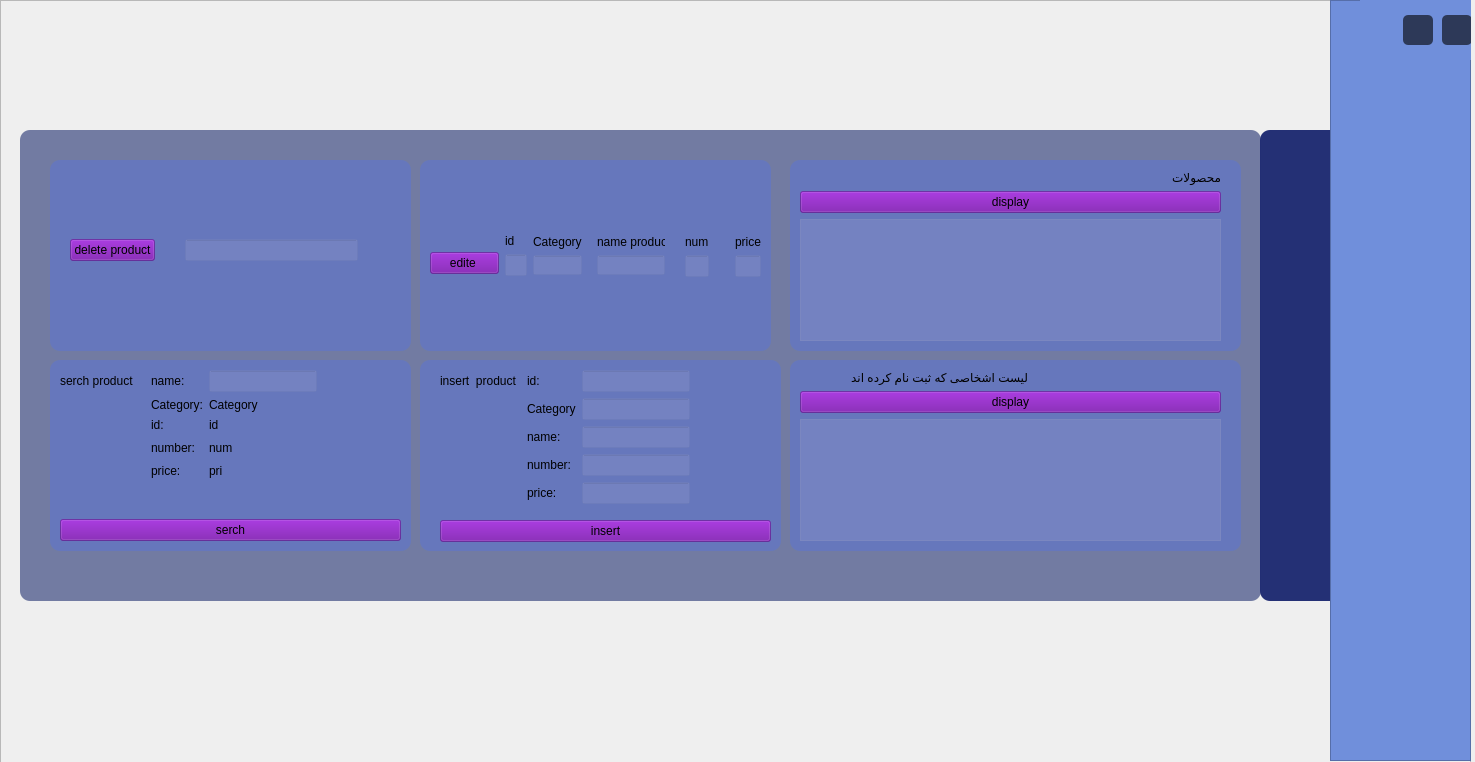
<?xml version="1.0" encoding="UTF-8"?>
<ui version="4.0">
 <class>Form3</class>
 <widget class="QWidget" name="Form3">
  <property name="geometry">
   <rect>
    <x>0</x>
    <y>0</y>
    <width>1475</width>
    <height>762</height>
   </rect>
  </property>
  <property name="windowTitle">
   <string>Form</string>
  </property>
  <property name="styleSheet">
   <string notr="true">#Form3
{

}</string>
  </property>
  <widget class="QFrame" name="frame_8">
   <property name="geometry">
    <rect>
     <x>0</x>
     <y>0</y>
     <width>1471</width>
     <height>771</height>
    </rect>
   </property>
   <property name="styleSheet">
    <string notr="true">#frame_8
{
   border-image: url(:/image4/form3-image.jpg);
}
</string>
   </property>
   <property name="frameShape">
    <enum>QFrame::StyledPanel</enum>
   </property>
   <property name="frameShadow">
    <enum>QFrame::Raised</enum>
   </property>
   <widget class="QFrame" name="frame_5">
    <property name="geometry">
     <rect>
      <x>20</x>
      <y>130</y>
      <width>1241</width>
      <height>471</height>
     </rect>
    </property>
    <property name="styleSheet">
     <string notr="true">#frame_5
{
 background-color: rgba(30, 45, 110,0.6); 
 border-radius: 10px;
}</string>
    </property>
    <property name="frameShape">
     <enum>QFrame::StyledPanel</enum>
    </property>
    <property name="frameShadow">
     <enum>QFrame::Raised</enum>
    </property>
    <widget class="QFrame" name="frame">
     <property name="geometry">
      <rect>
       <x>30</x>
       <y>30</y>
       <width>361</width>
       <height>191</height>
      </rect>
     </property>
     <property name="styleSheet">
      <string notr="true">#frame
{
background-color: rgba(93, 117, 205,0.6); 

border-radius: 10px;
}
</string>
     </property>
     <property name="frameShape">
      <enum>QFrame::StyledPanel</enum>
     </property>
     <property name="frameShadow">
      <enum>QFrame::Raised</enum>
     </property>
     <widget class="QWidget" name="layoutWidget">
      <property name="geometry">
       <rect>
        <x>20</x>
        <y>40</y>
        <width>311</width>
        <height>101</height>
       </rect>
      </property>
      <layout class="QHBoxLayout" name="horizontalLayout">
       <item>
        <layout class="QVBoxLayout" name="verticalLayout_3">
         <property name="leftMargin">
          <number>0</number>
         </property>
         <property name="topMargin">
          <number>0</number>
         </property>
         <item>
          <spacer name="verticalSpacer_2">
           <property name="orientation">
            <enum>Qt::Vertical</enum>
           </property>
           <property name="sizeHint" stdset="0">
            <size>
             <width>20</width>
             <height>40</height>
            </size>
           </property>
          </spacer>
         </item>
         <item>
          <widget class="QPushButton" name="pushButton_2">
           <property name="styleSheet">
            <string notr="true">#pushButton_2
{

  background-color: rgba(110, 4, 160, 0.45); 
}</string>
           </property>
           <property name="text">
            <string>delete product</string>
           </property>
          </widget>
         </item>
         <item>
          <spacer name="verticalSpacer">
           <property name="orientation">
            <enum>Qt::Vertical</enum>
           </property>
           <property name="sizeHint" stdset="0">
            <size>
             <width>20</width>
             <height>40</height>
            </size>
           </property>
          </spacer>
         </item>
        </layout>
       </item>
       <item>
        <spacer name="horizontalSpacer_5">
         <property name="orientation">
          <enum>Qt::Horizontal</enum>
         </property>
         <property name="sizeType">
          <enum>QSizePolicy::Fixed</enum>
         </property>
         <property name="sizeHint" stdset="0">
          <size>
           <width>24</width>
           <height>20</height>
          </size>
         </property>
        </spacer>
       </item>
       <item>
        <layout class="QVBoxLayout" name="verticalLayout_4">
         <property name="leftMargin">
          <number>0</number>
         </property>
         <property name="rightMargin">
          <number>0</number>
         </property>
         <item>
          <spacer name="verticalSpacer_6">
           <property name="orientation">
            <enum>Qt::Vertical</enum>
           </property>
           <property name="sizeHint" stdset="0">
            <size>
             <width>20</width>
             <height>40</height>
            </size>
           </property>
          </spacer>
         </item>
         <item>
          <widget class="QLineEdit" name="lineEdit">
           <property name="styleSheet">
            <string notr="true">#lineEdit
{
 background-color: rgba(243, 237, 237,0.1); 
}</string>
           </property>
          </widget>
         </item>
         <item>
          <spacer name="verticalSpacer_5">
           <property name="orientation">
            <enum>Qt::Vertical</enum>
           </property>
           <property name="sizeHint" stdset="0">
            <size>
             <width>20</width>
             <height>40</height>
            </size>
           </property>
          </spacer>
         </item>
        </layout>
       </item>
       <item>
        <spacer name="horizontalSpacer">
         <property name="orientation">
          <enum>Qt::Horizontal</enum>
         </property>
         <property name="sizeType">
          <enum>QSizePolicy::Fixed</enum>
         </property>
         <property name="sizeHint" stdset="0">
          <size>
           <width>23</width>
           <height>20</height>
          </size>
         </property>
        </spacer>
       </item>
      </layout>
     </widget>
    </widget>
    <widget class="QFrame" name="frame_4">
     <property name="geometry">
      <rect>
       <x>400</x>
       <y>30</y>
       <width>351</width>
       <height>191</height>
      </rect>
     </property>
     <property name="styleSheet">
      <string notr="true">#frame_4
{
	 background-color: rgba(93, 117, 205,0.6); 
    border-radius: 10px;
}</string>
     </property>
     <property name="frameShape">
      <enum>QFrame::StyledPanel</enum>
     </property>
     <property name="frameShadow">
      <enum>QFrame::Raised</enum>
     </property>
     <widget class="QWidget" name="layoutWidget">
      <property name="geometry">
       <rect>
        <x>10</x>
        <y>10</y>
        <width>331</width>
        <height>173</height>
       </rect>
      </property>
      <layout class="QHBoxLayout" name="horizontalLayout_3">
       <property name="leftMargin">
        <number>0</number>
       </property>
       <property name="rightMargin">
        <number>0</number>
       </property>
       <item>
        <layout class="QVBoxLayout" name="verticalLayout_5">
         <property name="leftMargin">
          <number>0</number>
         </property>
         <property name="topMargin">
          <number>0</number>
         </property>
         <property name="rightMargin">
          <number>0</number>
         </property>
         <item>
          <spacer name="verticalSpacer_3">
           <property name="orientation">
            <enum>Qt::Vertical</enum>
           </property>
           <property name="sizeType">
            <enum>QSizePolicy::Fixed</enum>
           </property>
           <property name="sizeHint" stdset="0">
            <size>
             <width>20</width>
             <height>82</height>
            </size>
           </property>
          </spacer>
         </item>
         <item>
          <widget class="QPushButton" name="pushButton_3">
           <property name="styleSheet">
            <string notr="true">#pushButton_3
{

  background-color: rgba(110, 4, 160, 0.45); 
}</string>
           </property>
           <property name="text">
            <string>edite </string>
           </property>
          </widget>
         </item>
         <item>
          <spacer name="verticalSpacer_4">
           <property name="orientation">
            <enum>Qt::Vertical</enum>
           </property>
           <property name="sizeHint" stdset="0">
            <size>
             <width>20</width>
             <height>40</height>
            </size>
           </property>
          </spacer>
         </item>
        </layout>
       </item>
       <item>
        <spacer name="horizontalSpacer_8">
         <property name="orientation">
          <enum>Qt::Horizontal</enum>
         </property>
         <property name="sizeHint" stdset="0">
          <size>
           <width>40</width>
           <height>20</height>
          </size>
         </property>
        </spacer>
       </item>
       <item>
        <layout class="QVBoxLayout" name="verticalLayout_10">
         <property name="leftMargin">
          <number>0</number>
         </property>
         <property name="rightMargin">
          <number>0</number>
         </property>
         <item>
          <spacer name="verticalSpacer_13">
           <property name="orientation">
            <enum>Qt::Vertical</enum>
           </property>
           <property name="sizeType">
            <enum>QSizePolicy::Fixed</enum>
           </property>
           <property name="sizeHint" stdset="0">
            <size>
             <width>20</width>
             <height>64</height>
            </size>
           </property>
          </spacer>
         </item>
         <item>
          <widget class="QLabel" name="label_8">
           <property name="text">
            <string>id</string>
           </property>
          </widget>
         </item>
         <item>
          <widget class="QLineEdit" name="lineEdit_4">
           <property name="maximumSize">
            <size>
             <width>37</width>
             <height>30</height>
            </size>
           </property>
           <property name="styleSheet">
            <string notr="true">#lineEdit_4
{
background-color: rgba(243, 237, 237,0.1); 
}</string>
           </property>
          </widget>
         </item>
         <item>
          <spacer name="verticalSpacer_14">
           <property name="orientation">
            <enum>Qt::Vertical</enum>
           </property>
           <property name="sizeHint" stdset="0">
            <size>
             <width>20</width>
             <height>100</height>
            </size>
           </property>
          </spacer>
         </item>
        </layout>
       </item>
       <item>
        <layout class="QVBoxLayout" name="verticalLayout_14">
         <property name="leftMargin">
          <number>0</number>
         </property>
         <property name="rightMargin">
          <number>0</number>
         </property>
         <item>
          <spacer name="verticalSpacer_19">
           <property name="orientation">
            <enum>Qt::Vertical</enum>
           </property>
           <property name="sizeType">
            <enum>QSizePolicy::Fixed</enum>
           </property>
           <property name="sizeHint" stdset="0">
            <size>
             <width>16</width>
             <height>65</height>
            </size>
           </property>
          </spacer>
         </item>
         <item>
          <widget class="QLabel" name="label_23">
           <property name="text">
            <string>Category</string>
           </property>
          </widget>
         </item>
         <item>
          <widget class="QLineEdit" name="lineEdit_5">
           <property name="maximumSize">
            <size>
             <width>118</width>
             <height>20</height>
            </size>
           </property>
           <property name="styleSheet">
            <string notr="true">#lineEdit_5
{
    background-color: rgba(243, 237, 237,0.1); 
}</string>
           </property>
          </widget>
         </item>
         <item>
          <spacer name="verticalSpacer_20">
           <property name="orientation">
            <enum>Qt::Vertical</enum>
           </property>
           <property name="sizeHint" stdset="0">
            <size>
             <width>20</width>
             <height>100</height>
            </size>
           </property>
          </spacer>
         </item>
        </layout>
       </item>
       <item>
        <spacer name="horizontalSpacer_4">
         <property name="orientation">
          <enum>Qt::Horizontal</enum>
         </property>
         <property name="sizeType">
          <enum>QSizePolicy::Fixed</enum>
         </property>
         <property name="sizeHint" stdset="0">
          <size>
           <width>9</width>
           <height>20</height>
          </size>
         </property>
        </spacer>
       </item>
       <item>
        <layout class="QVBoxLayout" name="verticalLayout_6">
         <property name="leftMargin">
          <number>0</number>
         </property>
         <property name="rightMargin">
          <number>0</number>
         </property>
         <item>
          <spacer name="verticalSpacer_7">
           <property name="orientation">
            <enum>Qt::Vertical</enum>
           </property>
           <property name="sizeType">
            <enum>QSizePolicy::Fixed</enum>
           </property>
           <property name="sizeHint" stdset="0">
            <size>
             <width>16</width>
             <height>65</height>
            </size>
           </property>
          </spacer>
         </item>
         <item>
          <widget class="QLabel" name="label_2">
           <property name="text">
            <string>name product</string>
           </property>
          </widget>
         </item>
         <item>
          <widget class="QLineEdit" name="lineEdit_2">
           <property name="maximumSize">
            <size>
             <width>118</width>
             <height>20</height>
            </size>
           </property>
           <property name="styleSheet">
            <string notr="true">#lineEdit_2
{
   background-color: rgba(243, 237, 237,0.1); 
}</string>
           </property>
          </widget>
         </item>
         <item>
          <spacer name="verticalSpacer_8">
           <property name="orientation">
            <enum>Qt::Vertical</enum>
           </property>
           <property name="sizeHint" stdset="0">
            <size>
             <width>20</width>
             <height>100</height>
            </size>
           </property>
          </spacer>
         </item>
        </layout>
       </item>
       <item>
        <spacer name="horizontalSpacer_3">
         <property name="orientation">
          <enum>Qt::Horizontal</enum>
         </property>
         <property name="sizeType">
          <enum>QSizePolicy::Fixed</enum>
         </property>
         <property name="sizeHint" stdset="0">
          <size>
           <width>14</width>
           <height>20</height>
          </size>
         </property>
        </spacer>
       </item>
       <item>
        <layout class="QVBoxLayout" name="verticalLayout_7">
         <property name="leftMargin">
          <number>0</number>
         </property>
         <property name="rightMargin">
          <number>0</number>
         </property>
         <item>
          <spacer name="verticalSpacer_9">
           <property name="orientation">
            <enum>Qt::Vertical</enum>
           </property>
           <property name="sizeType">
            <enum>QSizePolicy::Fixed</enum>
           </property>
           <property name="sizeHint" stdset="0">
            <size>
             <width>20</width>
             <height>65</height>
            </size>
           </property>
          </spacer>
         </item>
         <item>
          <widget class="QLabel" name="label_4">
           <property name="text">
            <string>num</string>
           </property>
          </widget>
         </item>
         <item>
          <widget class="QLineEdit" name="lineEdit_3">
           <property name="maximumSize">
            <size>
             <width>35</width>
             <height>30</height>
            </size>
           </property>
           <property name="styleSheet">
            <string notr="true">#lineEdit_3
{
  background-color: rgba(243, 237, 237,0.1); 
}</string>
           </property>
          </widget>
         </item>
         <item>
          <spacer name="verticalSpacer_10">
           <property name="orientation">
            <enum>Qt::Vertical</enum>
           </property>
           <property name="sizeHint" stdset="0">
            <size>
             <width>20</width>
             <height>100</height>
            </size>
           </property>
          </spacer>
         </item>
        </layout>
       </item>
       <item>
        <spacer name="horizontalSpacer_6">
         <property name="orientation">
          <enum>Qt::Horizontal</enum>
         </property>
         <property name="sizeType">
          <enum>QSizePolicy::Fixed</enum>
         </property>
         <property name="sizeHint" stdset="0">
          <size>
           <width>20</width>
           <height>20</height>
          </size>
         </property>
        </spacer>
       </item>
       <item>
        <layout class="QVBoxLayout" name="verticalLayout_8">
         <property name="leftMargin">
          <number>0</number>
         </property>
         <property name="topMargin">
          <number>0</number>
         </property>
         <property name="rightMargin">
          <number>0</number>
         </property>
         <item>
          <spacer name="verticalSpacer_11">
           <property name="orientation">
            <enum>Qt::Vertical</enum>
           </property>
           <property name="sizeType">
            <enum>QSizePolicy::Fixed</enum>
           </property>
           <property name="sizeHint" stdset="0">
            <size>
             <width>20</width>
             <height>65</height>
            </size>
           </property>
          </spacer>
         </item>
         <item>
          <widget class="QLabel" name="label_5">
           <property name="minimumSize">
            <size>
             <width>0</width>
             <height>0</height>
            </size>
           </property>
           <property name="maximumSize">
            <size>
             <width>104</width>
             <height>16777215</height>
            </size>
           </property>
           <property name="text">
            <string>price</string>
           </property>
          </widget>
         </item>
         <item>
          <widget class="QLineEdit" name="Price">
           <property name="maximumSize">
            <size>
             <width>16777215</width>
             <height>16777215</height>
            </size>
           </property>
           <property name="styleSheet">
            <string notr="true">#Price
{
background-color: rgba(243, 237, 237,0.1); 
}</string>
           </property>
          </widget>
         </item>
         <item>
          <spacer name="verticalSpacer_12">
           <property name="orientation">
            <enum>Qt::Vertical</enum>
           </property>
           <property name="sizeType">
            <enum>QSizePolicy::Expanding</enum>
           </property>
           <property name="sizeHint" stdset="0">
            <size>
             <width>20</width>
             <height>100</height>
            </size>
           </property>
          </spacer>
         </item>
        </layout>
       </item>
       <item>
        <spacer name="horizontalSpacer_7">
         <property name="orientation">
          <enum>Qt::Horizontal</enum>
         </property>
         <property name="sizeHint" stdset="0">
          <size>
           <width>40</width>
           <height>20</height>
          </size>
         </property>
        </spacer>
       </item>
      </layout>
     </widget>
    </widget>
    <widget class="QFrame" name="frame_3">
     <property name="geometry">
      <rect>
       <x>30</x>
       <y>230</y>
       <width>361</width>
       <height>191</height>
      </rect>
     </property>
     <property name="styleSheet">
      <string notr="true">#frame_3
{
 background-color: rgba(93, 117, 205,0.6); 
	 border-radius: 10px;

}
</string>
     </property>
     <property name="frameShape">
      <enum>QFrame::StyledPanel</enum>
     </property>
     <property name="frameShadow">
      <enum>QFrame::Raised</enum>
     </property>
     <widget class="QWidget" name="layoutWidget">
      <property name="geometry">
       <rect>
        <x>10</x>
        <y>10</y>
        <width>341</width>
        <height>171</height>
       </rect>
      </property>
      <layout class="QVBoxLayout" name="verticalLayout_11">
       <item>
        <layout class="QGridLayout" name="gridLayout">
         <item row="3" column="3">
          <spacer name="horizontalSpacer_10">
           <property name="orientation">
            <enum>Qt::Horizontal</enum>
           </property>
           <property name="sizeHint" stdset="0">
            <size>
             <width>40</width>
             <height>20</height>
            </size>
           </property>
          </spacer>
         </item>
         <item row="4" column="1">
          <widget class="QLabel" name="label_15">
           <property name="text">
            <string>price:</string>
           </property>
          </widget>
         </item>
         <item row="3" column="2">
          <widget class="QLabel" name="label_17">
           <property name="text">
            <string>num</string>
           </property>
          </widget>
         </item>
         <item row="4" column="2">
          <widget class="QLabel" name="label_18">
           <property name="text">
            <string>pri</string>
           </property>
          </widget>
         </item>
         <item row="2" column="2">
          <widget class="QLabel" name="label_16">
           <property name="text">
            <string>id</string>
           </property>
          </widget>
         </item>
         <item row="0" column="0">
          <widget class="QLabel" name="label_10">
           <property name="text">
            <string>serch product</string>
           </property>
          </widget>
         </item>
         <item row="3" column="0">
          <spacer name="horizontalSpacer_9">
           <property name="orientation">
            <enum>Qt::Horizontal</enum>
           </property>
           <property name="sizeHint" stdset="0">
            <size>
             <width>40</width>
             <height>20</height>
            </size>
           </property>
          </spacer>
         </item>
         <item row="3" column="1">
          <widget class="QLabel" name="label_14">
           <property name="text">
            <string>number:</string>
           </property>
          </widget>
         </item>
         <item row="2" column="1">
          <widget class="QLabel" name="label_13">
           <property name="text">
            <string>id:</string>
           </property>
          </widget>
         </item>
         <item row="0" column="1">
          <widget class="QLabel" name="label_12">
           <property name="text">
            <string>name:</string>
           </property>
          </widget>
         </item>
         <item row="1" column="1">
          <widget class="QLabel" name="label_25">
           <property name="text">
            <string>Category:</string>
           </property>
          </widget>
         </item>
         <item row="0" column="2">
          <widget class="QLineEdit" name="lineEdit_8">
           <property name="styleSheet">
            <string notr="true">#lineEdit_8
{
background-color: rgba(243, 237, 237,0.1); 
}</string>
           </property>
          </widget>
         </item>
         <item row="1" column="2">
          <widget class="QLabel" name="label_26">
           <property name="text">
            <string>Category</string>
           </property>
          </widget>
         </item>
        </layout>
       </item>
       <item>
        <spacer name="verticalSpacer_15">
         <property name="orientation">
          <enum>Qt::Vertical</enum>
         </property>
         <property name="sizeHint" stdset="0">
          <size>
           <width>20</width>
           <height>40</height>
          </size>
         </property>
        </spacer>
       </item>
       <item>
        <widget class="QPushButton" name="pushButton_7">
         <property name="styleSheet">
          <string notr="true">#pushButton_7
{
 
  background-color: rgba(110, 4, 160, 0.45); 
}</string>
         </property>
         <property name="text">
          <string>serch</string>
         </property>
        </widget>
       </item>
      </layout>
     </widget>
    </widget>
    <widget class="QFrame" name="frame_2">
     <property name="geometry">
      <rect>
       <x>400</x>
       <y>230</y>
       <width>361</width>
       <height>191</height>
      </rect>
     </property>
     <property name="styleSheet">
      <string notr="true">#frame_2
{
background-color: rgba(93, 117, 205,0.6); 
border-radius: 10px;

}
</string>
     </property>
     <property name="frameShape">
      <enum>QFrame::StyledPanel</enum>
     </property>
     <property name="frameShadow">
      <enum>QFrame::Raised</enum>
     </property>
     <widget class="QWidget" name="layoutWidget">
      <property name="geometry">
       <rect>
        <x>20</x>
        <y>10</y>
        <width>331</width>
        <height>172</height>
       </rect>
      </property>
      <layout class="QVBoxLayout" name="verticalLayout_12">
       <item>
        <layout class="QGridLayout" name="gridLayout_2">
         <item row="4" column="1">
          <widget class="QLabel" name="label_22">
           <property name="text">
            <string>price:</string>
           </property>
          </widget>
         </item>
         <item row="3" column="2">
          <widget class="QLineEdit" name="lineEdit_11">
           <property name="styleSheet">
            <string notr="true">#lineEdit_11
{
background-color: rgba(243, 237, 237,0.1); 
}</string>
           </property>
          </widget>
         </item>
         <item row="2" column="2">
          <widget class="QLineEdit" name="lineEdit_10">
           <property name="styleSheet">
            <string notr="true">#lineEdit_10
{
    background-color: rgba(243, 237, 237,0.1); 
}</string>
           </property>
          </widget>
         </item>
         <item row="2" column="1">
          <widget class="QLabel" name="label_19">
           <property name="text">
            <string>name:</string>
           </property>
          </widget>
         </item>
         <item row="3" column="3">
          <spacer name="horizontalSpacer_12">
           <property name="orientation">
            <enum>Qt::Horizontal</enum>
           </property>
           <property name="sizeHint" stdset="0">
            <size>
             <width>40</width>
             <height>20</height>
            </size>
           </property>
          </spacer>
         </item>
         <item row="3" column="0">
          <spacer name="horizontalSpacer_11">
           <property name="orientation">
            <enum>Qt::Horizontal</enum>
           </property>
           <property name="sizeHint" stdset="0">
            <size>
             <width>40</width>
             <height>20</height>
            </size>
           </property>
          </spacer>
         </item>
         <item row="0" column="1">
          <widget class="QLabel" name="label_20">
           <property name="text">
            <string>id:</string>
           </property>
          </widget>
         </item>
         <item row="0" column="0">
          <widget class="QLabel" name="label_9">
           <property name="text">
            <string>insert  product</string>
           </property>
          </widget>
         </item>
         <item row="4" column="2">
          <widget class="QLineEdit" name="lineEdit_12">
           <property name="styleSheet">
            <string notr="true">#lineEdit_12
{
background-color: rgba(243, 237, 237,0.1); 
}</string>
           </property>
          </widget>
         </item>
         <item row="3" column="1">
          <widget class="QLabel" name="label_21">
           <property name="text">
            <string>number:</string>
           </property>
          </widget>
         </item>
         <item row="1" column="1">
          <widget class="QLabel" name="label_24">
           <property name="text">
            <string>Category</string>
           </property>
          </widget>
         </item>
         <item row="0" column="2">
          <widget class="QLineEdit" name="lineEdit_9">
           <property name="styleSheet">
            <string notr="true">#lineEdit_9
{
background-color: rgba(243, 237, 237,0.1); 
}</string>
           </property>
          </widget>
         </item>
         <item row="1" column="2">
          <widget class="QLineEdit" name="lineEdit_6">
           <property name="styleSheet">
            <string notr="true">#lineEdit_6
{
    background-color: rgba(243, 237, 237,0.1); 
}</string>
           </property>
          </widget>
         </item>
        </layout>
       </item>
       <item>
        <spacer name="verticalSpacer_17">
         <property name="orientation">
          <enum>Qt::Vertical</enum>
         </property>
         <property name="sizeHint" stdset="0">
          <size>
           <width>20</width>
           <height>40</height>
          </size>
         </property>
        </spacer>
       </item>
       <item>
        <widget class="QPushButton" name="pushButton_6">
         <property name="styleSheet">
          <string notr="true">#pushButton_6
{

  background-color: rgba(110, 4, 160, 0.45); 
}</string>
         </property>
         <property name="text">
          <string>insert</string>
         </property>
        </widget>
       </item>
      </layout>
     </widget>
    </widget>
    <widget class="QFrame" name="frame_7">
     <property name="geometry">
      <rect>
       <x>770</x>
       <y>230</y>
       <width>451</width>
       <height>191</height>
      </rect>
     </property>
     <property name="styleSheet">
      <string notr="true">#frame_7
{

background-color: rgba(93, 117, 205,0.6); 
border-radius: 10px;

}
</string>
     </property>
     <property name="frameShape">
      <enum>QFrame::StyledPanel</enum>
     </property>
     <property name="frameShadow">
      <enum>QFrame::Raised</enum>
     </property>
     <widget class="QWidget" name="layoutWidget">
      <property name="geometry">
       <rect>
        <x>10</x>
        <y>10</y>
        <width>421</width>
        <height>171</height>
       </rect>
      </property>
      <layout class="QVBoxLayout" name="verticalLayout_9">
       <item>
        <widget class="QLabel" name="label_6">
         <property name="maximumSize">
          <size>
           <width>228</width>
           <height>15</height>
          </size>
         </property>
         <property name="text">
          <string>لیست اشخاصی که ثبت نام کرده اند</string>
         </property>
        </widget>
       </item>
       <item>
        <widget class="QPushButton" name="pushButton_5">
         <property name="styleSheet">
          <string notr="true">#pushButton_5
{
    
  background-color: rgba(110, 4, 160, 0.45); 
}</string>
         </property>
         <property name="text">
          <string>display</string>
         </property>
        </widget>
       </item>
       <item>
        <widget class="QTableView" name="tableView_2">
         <property name="styleSheet">
          <string notr="true">#tableView_2
{
background-color: rgba(243, 237, 237,0.1); 
}</string>
         </property>
        </widget>
       </item>
      </layout>
     </widget>
    </widget>
    <widget class="QFrame" name="frame_6">
     <property name="geometry">
      <rect>
       <x>770</x>
       <y>30</y>
       <width>451</width>
       <height>191</height>
      </rect>
     </property>
     <property name="styleSheet">
      <string notr="true">#frame_6
{

background-color: rgba(93, 117, 205,0.6); 
border-radius: 10px;

}
</string>
     </property>
     <property name="frameShape">
      <enum>QFrame::StyledPanel</enum>
     </property>
     <property name="frameShadow">
      <enum>QFrame::Raised</enum>
     </property>
     <widget class="QWidget" name="layoutWidget">
      <property name="geometry">
       <rect>
        <x>10</x>
        <y>10</y>
        <width>421</width>
        <height>171</height>
       </rect>
      </property>
      <layout class="QVBoxLayout" name="verticalLayout_2">
       <item>
        <widget class="QLabel" name="label_3">
         <property name="text">
          <string>محصولات</string>
         </property>
        </widget>
       </item>
       <item>
        <widget class="QPushButton" name="pushButton_4">
         <property name="styleSheet">
          <string notr="true">#pushButton_4
{
  
  background-color: rgba(110, 4, 160, 0.45); 
}</string>
         </property>
         <property name="text">
          <string>display</string>
         </property>
        </widget>
       </item>
       <item>
        <widget class="QTableView" name="tableView">
         <property name="styleSheet">
          <string notr="true">#tableView
{
background-color: rgba(243, 237, 237,0.1); 
}</string>
         </property>
        </widget>
       </item>
      </layout>
     </widget>
    </widget>
   </widget>
   <widget class="QLabel" name="label_11">
    <property name="geometry">
     <rect>
      <x>1260</x>
      <y>130</y>
      <width>131</width>
      <height>471</height>
     </rect>
    </property>
    <property name="styleSheet">
     <string notr="true">#label_11
{
background-color:rgba(33,46,115,0.99);
 border-radius: 10px;
}</string>
    </property>
    <property name="text">
     <string/>
    </property>
   </widget>
   <widget class="QFrame" name="frame_9">
    <property name="geometry">
     <rect>
      <x>1330</x>
      <y>0</y>
      <width>141</width>
      <height>761</height>
     </rect>
    </property>
    <property name="styleSheet">
     <string notr="true">background-color:#708fdb;</string>
    </property>
    <property name="frameShape">
     <enum>QFrame::StyledPanel</enum>
    </property>
    <property name="frameShadow">
     <enum>QFrame::Raised</enum>
    </property>
    <widget class="QWidget" name="layoutWidget">
     <property name="geometry">
      <rect>
       <x>30</x>
       <y>0</y>
       <width>116</width>
       <height>60</height>
      </rect>
     </property>
     <layout class="QVBoxLayout" name="verticalLayout">
      <property name="leftMargin">
       <number>0</number>
      </property>
      <property name="rightMargin">
       <number>0</number>
      </property>
      <item>
       <layout class="QHBoxLayout" name="horizontalLayout_2">
        <property name="topMargin">
         <number>0</number>
        </property>
        <item>
         <spacer name="horizontalSpacer_2">
          <property name="orientation">
           <enum>Qt::Horizontal</enum>
          </property>
          <property name="sizeType">
           <enum>QSizePolicy::Fixed</enum>
          </property>
          <property name="sizeHint" stdset="0">
           <size>
            <width>40</width>
            <height>20</height>
           </size>
          </property>
         </spacer>
        </item>
        <item>
         <widget class="QPushButton" name="pushButton_8">
          <property name="minimumSize">
           <size>
            <width>30</width>
            <height>30</height>
           </size>
          </property>
          <property name="maximumSize">
           <size>
            <width>30</width>
            <height>30</height>
           </size>
          </property>
          <property name="styleSheet">
           <string notr="true">  background-color: rgba(0, 0, 0,0.6); 
 border-radius: 5px;  </string>
          </property>
          <property name="text">
           <string/>
          </property>
          <property name="icon">
           <iconset resource="sources3.qrc">
            <normaloff>:/icon3/minimize-icon-23799.png</normaloff>:/icon3/minimize-icon-23799.png</iconset>
          </property>
         </widget>
        </item>
        <item>
         <widget class="QPushButton" name="pushButton">
          <property name="maximumSize">
           <size>
            <width>30</width>
            <height>30</height>
           </size>
          </property>
          <property name="styleSheet">
           <string notr="true">#pushButton
{
  background-color: rgba(0, 0, 0,0.6); 
 border-radius: 5px;  
}
#pushButton:hover
{
background-color: red;
}</string>
          </property>
          <property name="text">
           <string/>
          </property>
          <property name="icon">
           <iconset resource="sources2.qrc">
            <normaloff>:/icons/close-icon.png</normaloff>:/icons/close-icon.png</iconset>
          </property>
         </widget>
        </item>
       </layout>
      </item>
     </layout>
    </widget>
   </widget>
   <widget class="QWidget" name="layoutWidget_2">
    <property name="geometry">
     <rect>
      <x>0</x>
      <y>0</y>
      <width>127</width>
      <height>60</height>
     </rect>
    </property>
    <layout class="QVBoxLayout" name="verticalLayout_13">
     <property name="leftMargin">
      <number>0</number>
     </property>
     <property name="rightMargin">
      <number>0</number>
     </property>
     <item>
      <layout class="QHBoxLayout" name="horizontalLayout_4">
       <property name="topMargin">
        <number>0</number>
       </property>
       <item>
        <widget class="QLabel" name="label">
         <property name="maximumSize">
          <size>
           <width>69</width>
           <height>30</height>
          </size>
         </property>
         <property name="styleSheet">
          <string notr="true">#label
{
   border-image:url(:/icon3/setting ic0n.png);
}</string>
         </property>
         <property name="text">
          <string/>
         </property>
        </widget>
       </item>
       <item>
        <spacer name="horizontalSpacer_13">
         <property name="orientation">
          <enum>Qt::Horizontal</enum>
         </property>
         <property name="sizeType">
          <enum>QSizePolicy::Fixed</enum>
         </property>
         <property name="sizeHint" stdset="0">
          <size>
           <width>84</width>
           <height>20</height>
          </size>
         </property>
        </spacer>
       </item>
      </layout>
     </item>
    </layout>
   </widget>
   <widget class="QLabel" name="label_7">
    <property name="geometry">
     <rect>
      <x>1270</x>
      <y>140</y>
      <width>81</width>
      <height>81</height>
     </rect>
    </property>
    <property name="styleSheet">
     <string notr="true">border-image:url(:/image4/form3-icon.png) ;</string>
    </property>
    <property name="text">
     <string/>
    </property>
   </widget>
  </widget>
 </widget>
 <resources>
  <include location="sources2.qrc"/>
  <include location="sources3.qrc"/>
 </resources>
 <connections/>
</ui>
